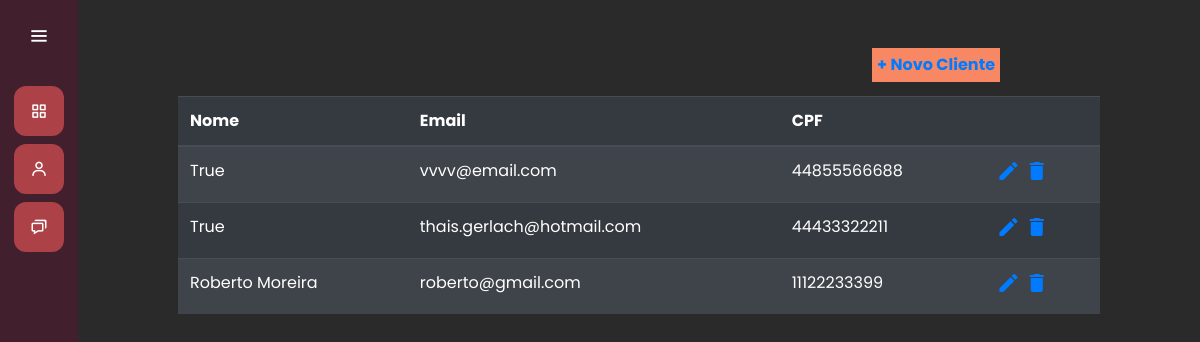
/clientes/, run on an earlier commit of the app's database.
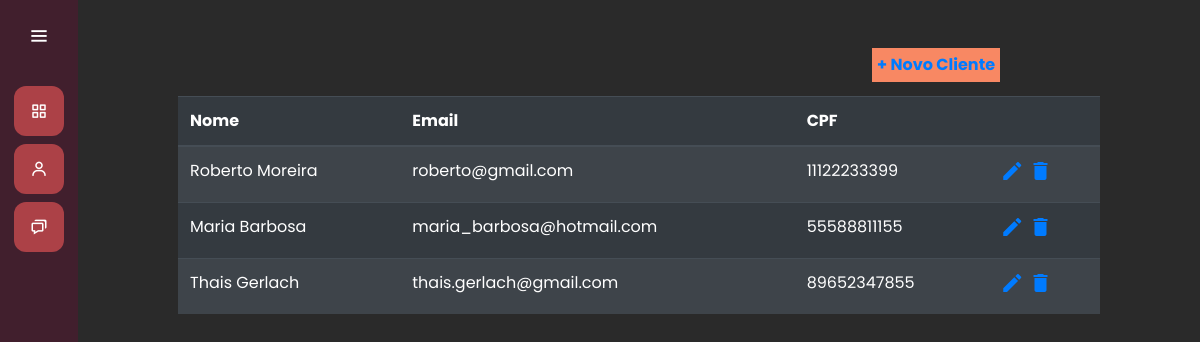
And on a later commit of the database.
### clientes/models.py (models this page shows, shortened)
class Cliente(models.Model):
    nome_completo = models.CharField(max_length=80, default=True)
    email = models.EmailField(max_length=50)
    cpf = models.CharField(max_length=11)

### clientes/views.py (the view)
# urls.py: path('', views.clientes, name="clientes"),
def clientes(request):
    if request.method == "GET":
        clientes = Cliente.objects.all()
        return render(request, 'clientes.html', {'clientes': clientes})

### clientes/templates/clientes.html (shortened to what this page needs)
{% extends "base.html" %}
{% load static %}
{% block 'head' %}
    <link rel="stylesheet" href="{% static 'clientes/css/clientes.css' %}">
    <link rel="stylesheet" href="{% static 'clientes/css/lista_clientes.css' %}">
{% endblock %}
{% block 'dashboard' %}
    <br>
    <br>
    <div class="container-fluid distanciamento">
        <div>
            <a class="btn-add-clientes" href="{% url 'novo_cliente' %}">+ Novo Cliente</a>
            <br>
            <br>
            <table class="table table-striped table-dark">
                <thead>
                    <tr>
                        <th scope="col">Nome</th>
                        <th scope="col">Email</th>
                        <th scope="col">CPF</th>
                        <th scope="col"></th>
                    </tr>
                </thead>
                <tbody>
                    {% for cliente in clientes %}
                    <tr>
                        <td>{{cliente.nome_completo}}</td>
                        <td>{{cliente.email}}</td>
                        <td>{{cliente.cpf}}</td>
                        <td class="actions">
                            <a href="{% url 'atualizar_cliente' cliente.id %}" class="edit" title="Editar" data-toggle="tooltip"><i class="material-icons">&#xE254;</i></a>
                            <a href="{% url 'excluir_cliente' cliente.id %}"class="delete" title="Excluir" data-toggle="tooltip"><i class="material-icons">&#xE872;</i></a>
                        </td>
                    </tr>
                    {% endfor %}
                </tbody>
            </table>
        </div>
    </div>
{% endblock %}

### templates/base.html (shortened to what this page needs)
{% load static %}
<!doctype html>
<html lang="pt-BR">
  <head>
    <link rel="stylesheet" href="https://cdn.jsdelivr.net/npm/bootstrap@4.6.1/dist/css/bootstrap.min.css">
    <link rel="stylesheet" href="{% static 'general/css/base.css' %}">
    <link rel="stylesheet" href="{% static 'general/css/general.css' %}">
    <link rel="stylesheet" href="https://unpkg.com/boxicons@2.0.7/css/boxicons.min.css">
    {% block 'head' %}{% endblock %}
  </head>
  <body>
    <div class="sidebar">
        <div class="logo-details">
            <i class='bx bx-menu' id="btn" ></i>
        </div>
        <ul class="nav-list">
          <li>
            <a href="#">
              <i class='bx bx-grid-alt'></i>
            </a>
          </li>
          <li>
            <a href="{% url 'clientes' %}">
              <i class='bx bx-user' ></i>
            </a>
          </li>
          <li>
            <a href="{% url 'servicos' %}">
              <i class='bx bx-chat' ></i>
            </a>
          </li>
        </ul>
      </div>
      <section class="home-section">
          {% block 'dashboard'%}
          {% endblock %}
      </section>
  </body>
</html>

### templates/static/general/css/base.css (style rules this page uses)
* { margin: 0; padding: 0; box-sizing: border-box; font-family: "Poppins" , sans-serif; }
.sidebar { position: fixed; left: 0; top: 0; height: 100%; width: 78px; background: var(--dark-color); padding: 6px 14px; z-index: 99; transition: all 0.5s ease; }
.sidebar .logo-details { height: 60px; display: flex; align-items: center; position: relative; }
.sidebar .logo-details #btn { position: absolute; top: 50%; right: 0; transform: translateY(-50%); font-size: 22px; transition: all 0.4s ease; font-size: 23px; text-align: center; cursor: pointer; transition: all 0.5s ease; }
.sidebar i { color: #fff; height: 60px; min-width: 50px; font-size: 28px; text-align: center; line-height: 60px; }
.sidebar .nav-list { margin-top: 20px; height: 100%; }
.sidebar li { position: relative; margin: 8px 0; list-style: none; }
.sidebar li a { display: flex; height: 100%; width: 100%; border-radius: 12px; align-items: center; text-decoration: none; transition: all 0.4s ease; background: var(--main-color); }
.sidebar li i { height: 50px; line-height: 50px; font-size: 18px; border-radius: 12px; }
.home-section { position: relative; min-height: 100vh; top: 0; background: #2A2A2A; left: 78px; color: white; width: calc(100% - 78px); transition: all 0.5s ease; z-index: 2; }

### templates/static/general/css/general.css (style rules this page uses)
:root { --main-color: #ac4147; --dark-color: #411f2d; --light-color: #ffc27f; --contrast-color: #f88863; --differential-color: #ffe29a; }

### templates/static/clientes/css/lista_clientes.css (style rules this page uses)
.distanciamento { padding-left: 100px; padding-right: 100px; }
.actions { cursor: pointer; }
.btn-add-clientes { background-color: var(--contrast-color); padding: 5px; font-weight: bold; cursor: pointer; float: right; margin-right: 100px; }

What changed in the data, as far as the page shows it:
removed Cliente: nome_completo "True", email "vvvv@email.com", cpf "44855566688"
removed Cliente: nome_completo "True", email "thais.gerlach@hotmail.com", cpf "44433322211"
added Cliente: nome_completo "Maria Barbosa", email "maria_barbosa@hotmail.com", cpf "55588811155"
added Cliente: nome_completo "Thais Gerlach", email "thais.gerlach@gmail.com", cpf "89652347855"
